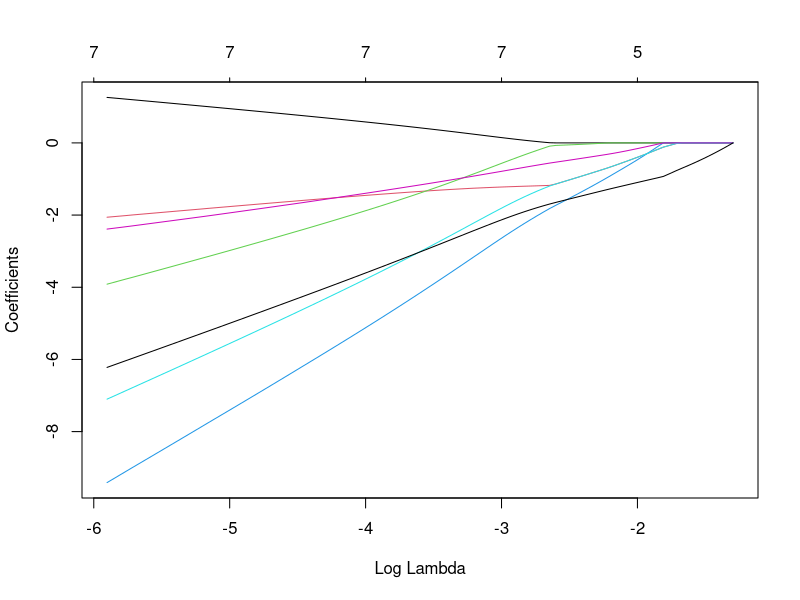

Write the R code that produced this figure.
rm(list=ls())
cat("\014")
library(glmnet)

age     <- c(4, 8, 7, 12, 6, 9, 10, 14, 7) 
gender  <- as.factor(c(1, 0, 1, 1, 1, 0, 1, 0, 0))
bmi_p   <- c(0.86, 0.45, 0.99, 0.84, 0.85, 0.67, 0.91, 0.29, 0.88) 
m_edu   <- as.factor(c(0, 1, 1, 2, 2, 3, 2, 0, 1))
p_edu   <- as.factor(c(0, 2, 2, 2, 2, 3, 2, 0, 0))
f_color <- as.factor(c("blue", "blue", "yellow", "red", "red", "yellow", 
                       "yellow", "red", "yellow"))
asthma <- c(1, 1, 0, 1, 0, 0, 0, 1, 1)

xfactors <- model.matrix(asthma ~ gender + m_edu + p_edu + f_color)[, -1]
x        <- as.matrix(data.frame(age, bmi_p, xfactors))

# Note alpha=1 for lasso only and can blend with ridge penalty down to
# alpha=0 ridge only.
glmmod <- glmnet(x, y=as.factor(asthma), alpha=1, family="binomial")

# Plot variable coefficients vs. shrinkage parameter lambda.
plot(glmmod, xvar="lambda")